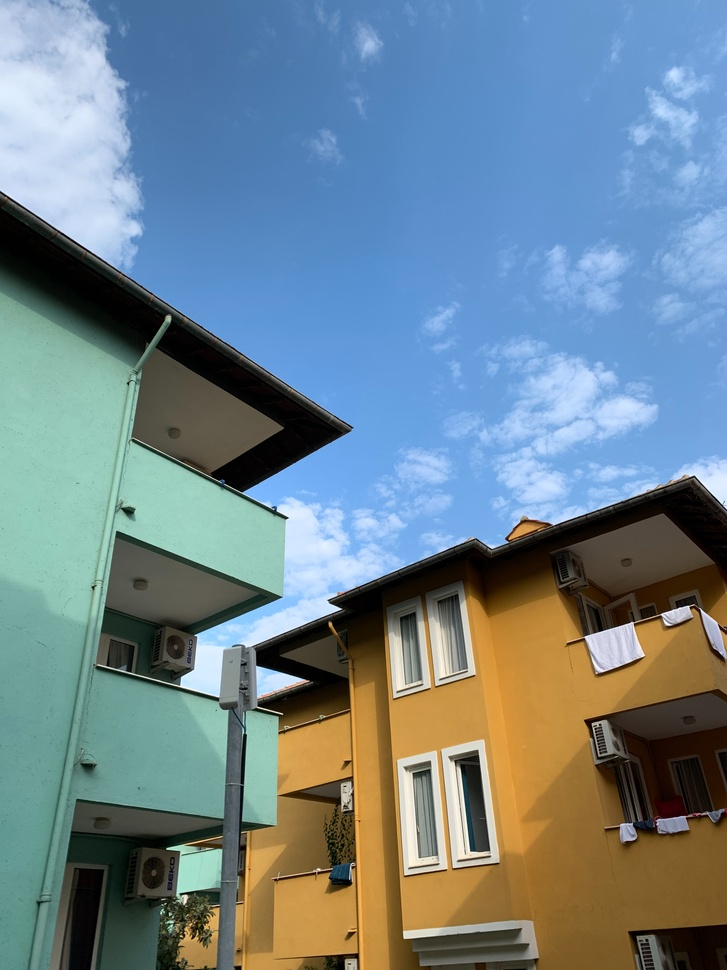
#> input picture local_operators/byshark.jpg, 727 x 970 px, shrunk from 3024 x 4032 before the run
$ jupyter execute local_operators.ipynb   (shell and % lines are left out)
#> lines starting #> are read from the running program, lines starting #| are printed output that depends on the picture
[cell 1]
import cv2 as cv
import numpy as np

from matplotlib import pyplot as plt
import seaborn as sns

sns.set_theme()

[cell 2]
img = cv.imread('byshark.jpg')
#> img is the input picture: shape (970, 727, 3); mean B, G, R 142.7, 132.9, 112.6
img_gray = cv.cvtColor(img, cv.COLOR_BGR2GRAY)
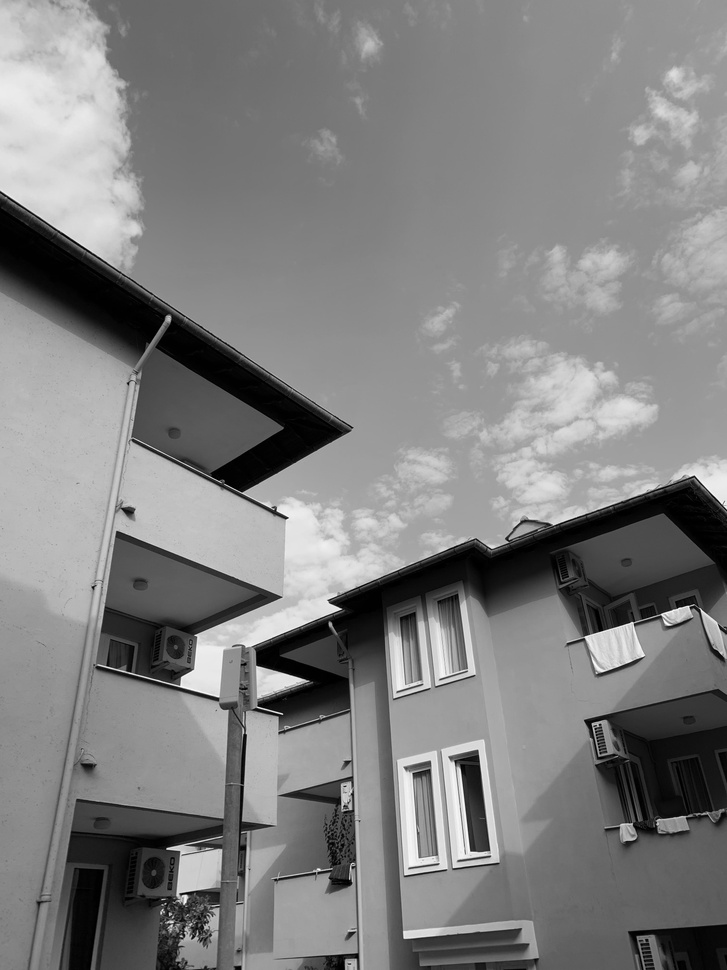
#> img_gray: shape (970, 727); min 0, max 255, mean 128
img_gray_norm = cv.normalize(img_gray.astype('float'), None, 0, 1, cv.NORM_MINMAX)

[cell 3]
# show grayscale image
plt.imshow(img_gray_norm, cmap='gray')
plt.axis('off')

[cell 4]
# compute histogram
hist = np.bincount(img_gray.ravel(), minlength=256)
#> hist = 256 values, max 12484 at index 141, min 1 at index 255, mean 2754.6
# plot
plt.fill_between(range(256), hist, alpha=0.5)
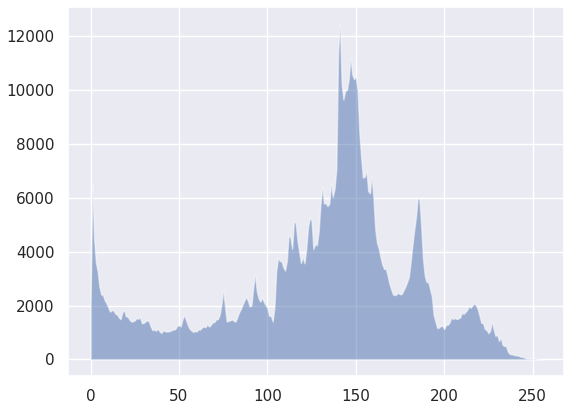
#> figure drawn by matplotlib, 1 panel

[cell 5]
# get cumululative frequency data
cdf = np.cumsum(hist)
#> cdf = 256 values from 2074 to 705190

[cell 6]
cdf_min, cdf_max = min(cdf), max(cdf)
#> cdf_min = 2074; cdf_max = 705190

# "normalize" cdf
cdf -= cdf_min
#> cdf = 256 values from 0 to 703116
cdf = 255 * cdf / cdf_max
#> cdf = 256 values from 0 to 254.3
cdf = cdf.astype(int)
#> cdf = 256 values from 0 to 254

plt.fill_between(range(256), cdf, alpha=0.5)
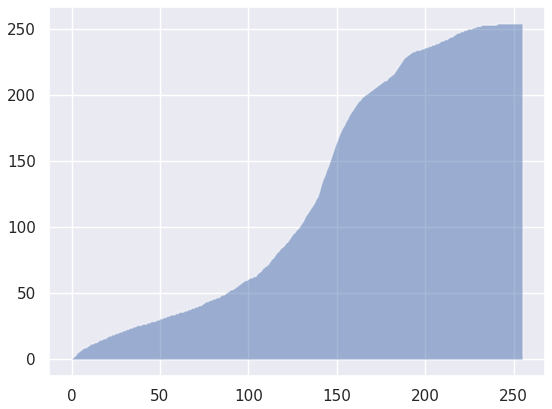
#> figure drawn by matplotlib, 1 panel

[cell 7]
# equalized image by passing image in as indices to cdf
img_equalized = cdf[img_gray]
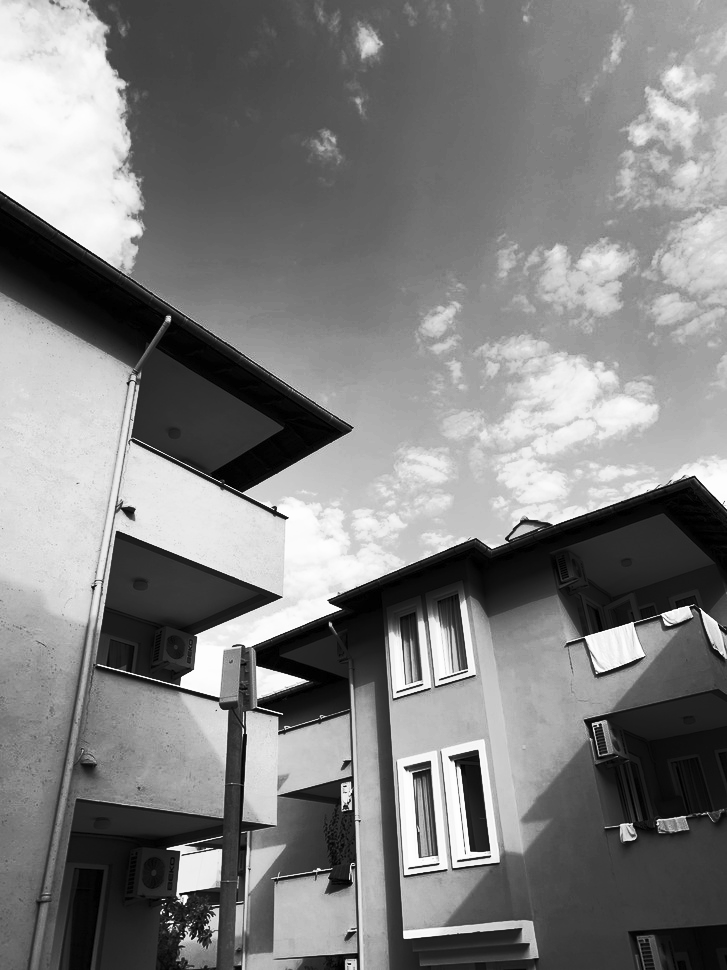
#> img_equalized: shape (970, 727) int64; min 0, max 254, mean 127.2

plt.imshow(img_equalized, cmap='gray')
plt.axis('off')

[cell 8]
img_eq_hist = np.bincount(img_equalized.ravel(), minlength=256)
#> img_eq_hist = 256 values, max 12484 at index 132, min 0 at index 1, mean 2754.6
# man that's ugly
plt.fill_between(range(256), img_eq_hist, alpha=0.5)
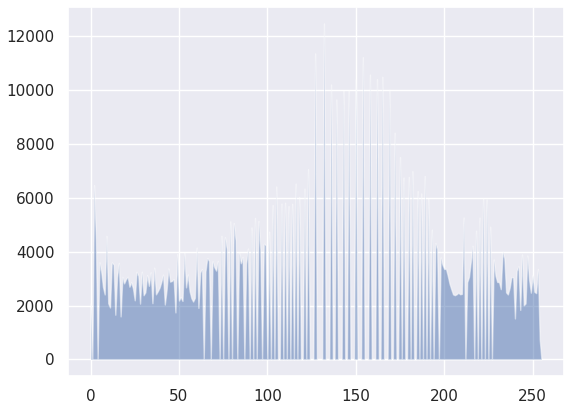
#> figure drawn by matplotlib, 1 panel

[cell 9]
# get cdf of equalized image
eq_cdf = np.cumsum(img_eq_hist)
#> eq_cdf = 256 values from 2074 to 705190
plt.fill_between(range(256), eq_cdf, alpha=0.5)
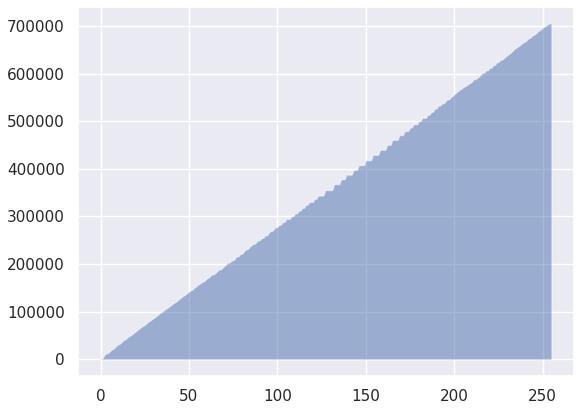
#> figure drawn by matplotlib, 1 panel
